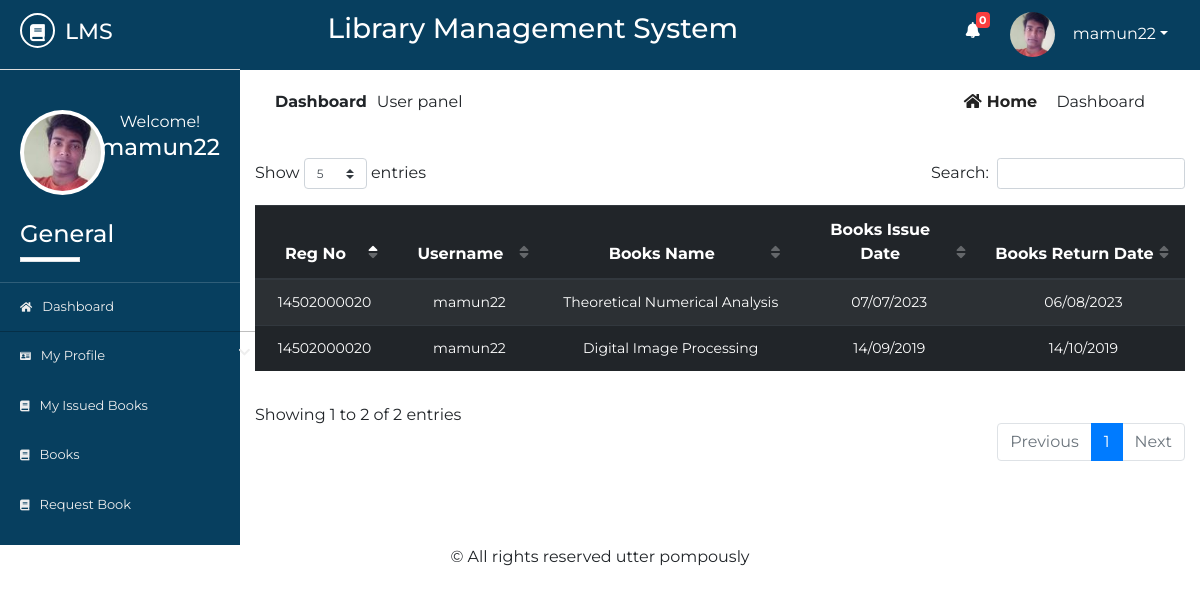
Screenshot of /Source/librarian/user/student/dashboard.php (signed in) with the database file from the repository.
### tables this page shows
CREATE TABLE IF NOT EXISTS `std_registration` (
  `id` int NOT NULL AUTO_INCREMENT,
  `name` varchar(50) NOT NULL,
  `username` varchar(50) NOT NULL,
  `password` varchar(50) NOT NULL,
  `email` varchar(50) NOT NULL,
  `phone` varchar(50) NOT NULL,
  `sem` varchar(10) NOT NULL,
  `dept` varchar(10) NOT NULL,
  `session` varchar(5) NOT NULL,
  `regno` varchar(20) NOT NULL,
  `address` varchar(100) NOT NULL,
  `utype` varchar(7) NOT NULL,
  `photo` varchar(500) NOT NULL,
  `status` varchar(7) NOT NULL,
  `vkey` varchar(250) NOT NULL,
  `verified` varchar(3) NOT NULL,
  PRIMARY KEY (`id`)
);

CREATE TABLE IF NOT EXISTS `issue_book` (
  `id` int NOT NULL AUTO_INCREMENT,
  `utype` varchar(10) NOT NULL,
  `regno` varchar(20) NOT NULL,
  `name` varchar(50) NOT NULL,
  `sem` varchar(10) NOT NULL,
  `session` varchar(10) NOT NULL,
  `dept` varchar(10) NOT NULL,
  `phone` varchar(20) NOT NULL,
  `email` varchar(20) NOT NULL,
  `booksname` varchar(50) NOT NULL,
  `booksissuedate` varchar(10) NOT NULL,
  `booksreturndate` varchar(10) NOT NULL,
  `username` varchar(20) NOT NULL,
  PRIMARY KEY (`id`)
);

### Source/librarian/user/student/dashboard.php (the view, shortened to what this page needs)
       <?php
   $page ='home';
   include 'inc/header.php';
   include 'inc/connection.php';
?>
<div class="dashboard-content">
	<div class="dashboard-header">
		<div class="container">
			<div class="row">
				<div class="col-md-6">
					<div class="left">
						<p><span>dashboard</span>User panel</p>
					</div>
				</div>
				<div class="col-md-6">
					<div class="right text-right">
						<a href="dashboard.php"><i class="fas fa-home"></i>home</a>
						<span class="disabled">Dashboard</span>
					</div>
				</div>
			</div>
		</div>
		<div class="container">
			<div class="row">
				<div class="col-md-12">
					<div class="st-issuedBook">
						<table id="dtBasicExample" class="table table-dark table-striped text-center">
							<thead>
                                   <tr>
                                       <th>Reg No</th>
                                       <th>Username</th>
                                       <th>Books Name</th>
                                       <th>Books Issue Date</th>
                                       <th>Books Return Date</th>
							   </tr>
							</thead>
							<tbody>
							<?php
								$res= mysqli_query($link, "select * from issue_book where username='".$_SESSION['student']."' ORDER BY id DESC");
								while ($row=mysqli_fetch_array($res)) {
                                       echo "<tr>";
                                       echo "<td>"; echo $row["regno"]; echo "</td>";
                                       echo "<td>"; echo $row["username"]; echo "</td>";
                                       echo "<td>"; echo $row["booksname"]; echo "</td>";
                                       echo "<td>"; echo $row["booksissuedate"]; echo "</td>";
                                       echo "<td>"; echo $row["booksreturndate"]; echo "</td>";
                                       echo "</tr>";
                                   }
							 ?>
						  </tbody>
						</table>
					</div>
				</div>
			</div>
		</div>
	</div>
</div>
<?php
	include 'inc/footer.php';
 ?>

### Source/librarian/user/student/inc/header.php (shortened to what this page needs)
<?php
include 'inc/connection.php';
    $res = mysqli_query($link,"select * from message where rusername='$_SESSION[student]' && read1='n'");
    $not= mysqli_num_rows($res);
?>
<!DOCTYPE html>
<html lang="en">
<head>
	<link rel="stylesheet" href="inc/css/bootstrap.min.css">
	<link rel="stylesheet" href="inc/css/bootstrap-select.min.css">
	<link rel="stylesheet" href="inc/css/fontawesome-all.min.css">
	<link rel="stylesheet" href="inc/css/datatables.min.css">
	<link rel="stylesheet" href="inc/css/pro1.css">
</head>
<body>
	<div class="main-content">
		<div class="wrapper">
			<div class="left-sidebar">
				<div class="p-title">
					<h3><a href=""><i class="fas fa-book"></i><span>lms</span></a></h3>
				</div>
				<div class="profile">
					<div class="profile-pic">
						<?php
                            $res = mysqli_query($link, "select * from std_registration where username='".$_SESSION['student']."'");
                            while ($row = mysqli_fetch_array($res)){
                                ?><img src="<?php echo $row["photo"]; ?> " height="" width="" alt="something wrong" class="rounded-circle"></a> <?php
                            }
                        ?>
					</div>
					<div class="profile-info text-center">
						<span>Welcome!</span>
						<h2><?php echo $_SESSION["student"]; ?></h2>
					</div>
				</div>
				<div class="sidebar-menu">
					<h3>General</h3>
					<div class="border"></div>
	                <ul>
	                    <li class="menu <?php if($page=='home'){ echo 'active';} ?>">
      						<a href="dashboard.php"><i class="fas fa-home"></i>Dashboard</a>
    					</li>
    				    <li class="menu menu-toggle1">
      						<a href="#"><i class="fas fa-id-card"></i>My profile <span class="fa fa-chevron-down"></span></a>
	   					</li>
    					<li class="menu <?php if($page=='ibook'){ echo 'active';} ?>">
      						<a href="my-issued-books.php"><i class="fas fa-book"></i>my issued books</a>
    					</li>
    					<li class="menu <?php if($page=='books'){ echo 'active';} ?>">
      						<a href="books.php"><i class="fas fa-book"></i>books</a>
    					</li>
    					<li class="menu <?php if($page=='rbook'){ echo 'active';} ?>">
      						<a href="request-book.php"><i class="fas fa-book"></i>request book</a>
    					</li>
    				</ul>
				</div>
			</div>
			<div class="content">
				<div class="inner">
					<div class="heading text-center">
						<h3>Library Management System</h3>
					</div>
					<div class="header-profile text-right">
						<ul>
							<li class="icon">
								<a href="notifications.php" ><i class="fas fa-bell"></i></a>
								<span class="count" onclick="window.location='notifications.php'"><b><?php echo $not; ?></b></span>
							</li>
							<li class="dropdown">
								 <?php
                                     $res = mysqli_query($link, "select * from std_registration where username='".$_SESSION['student']."'");
                                     while ($row = mysqli_fetch_array($res)){
                                         ?><a href="" class="dropdown-toggle" data-toggle="dropdown"><img src="<?php echo $row["photo"]; ?>" alt=""><span><?php echo $_SESSION["student"]; ?></span></a> <?php
                                     }
                                ?>
							</li>
						</ul>
					</div>
				</div>

### Source/librarian/user/student/inc/css/pro1.css (style rules this page uses)
* { margin: 0; padding: 0; }
body { font-family: 'Montserrat', sans-serif; }
.border { width: 60px; height: 5px; background: #fff; }
.main-content { width: 100%; height: auto; overflow: hidden; }
.main-content .left-sidebar { width: 20%; height: auto; background: #073f5f; float: left; }
.main-content .left-sidebar .p-title { width: 100%; padding: 13px; padding-left: 20px; background: #073f5f; border-bottom: 1px solid #ddd; }
.main-content .p-title a { text-decoration: none; color: #fff; font-size: 22px; text-transform: uppercase; }
.main-content .p-title a i { width: 35px; height: 35px; line-height: 35px; text-align: center; font-size: 17px; border-radius: 50%; border: 2px solid #fff; }
.main-content .p-title a span { margin-left: 10px; }
.main-content .left-sidebar .profile { width: 100%; padding: 20px; margin-top: 0; padding-top: 0; }
.main-content .left-sidebar .profile .profile-pic { width: 40%; float: left; }
.main-content .left-sidebar .profile img { width: 85px; height: 85px; position: inherit; padding: 4px; background: #fff; overflow: hidden; }
.main-content .left-sidebar .profile .profile-info { width: 60%; float: left; color: #fff; }
.main-content .left-sidebar .profile .profile-info h2 { font-size: 23px; }
.sidebar-menu { color: #fff; width: 100%; padding-top: 60px; padding-left: 0; }
.sidebar-menu h3 { margin-left: 20px; font-size: 24px; }
.sidebar-menu .border { margin-left: 20px; margin-bottom: 20px; }
.sidebar-menu ul li a { text-decoration: none; color: #eee; width: 270px; padding: 15px 20px; font-size: 13px; display: block; text-transform: capitalize; transition: all .5s ease; }
.sidebar-menu ul { padding-left: 0; }
.sidebar-menu ul li a i { margin-right: 10px; font-size: smaller; }
.sidebar-menu ul li a span { float: right; }
.content { width: 80%; height: auto; float: right; }
.content .inner { width: 100%; height: 70px; background: #073f5f; padding: 12px; }
.content .inner .heading { width: 60%; float: left; color: #fff; }
.content .inner .header-profile { width: calc(40%-20px); float: right; margin-right: 20px; position: relative; }
.content .inner .header-profile .icon i { margin-right: 30px; font-size: 16px; margin-top: 10px; }
.header-profile .dropdown span { color: #fff; margin-left: 10px; }
.header-profile .icon span { color: #fff; position: absolute; left: 10px; top: 0; font-size: 11px; width: 14px; height: 16px; line-height: 16px; text-align: center; border-radius: 4px; background: #FA3E3E; }
.header-profile ul li { list-style: none; float: left; }
.header-profile ul li i { color: #fff; }
.header-profile img { width: 40px; height: 40px; border-radius: 50%; margin-right: 8px; }
.dropdown a { text-decoration: none; color: #fff; }
.dropdown img { width: 45px; height: 45px; border-radius: 50%; }
.dashboard-content { padding-bottom: 30px; }
.dashboard-header .left { padding: 20px; }
.dashboard-header .left p span { text-transform: capitalize; margin-right: 10px; font-weight: bold; }
.dashboard-header .right { padding: 20px; margin-right: 20px; }
.dashboard-header .right a { text-transform: capitalize; text-decoration: none; color: #222; margin-right: 15px; font-weight: bold; }
.dashboard-header .right a i { margin-right: 5px; }
.dashboard-header .right span { text-transform: capitalize; }
.sidebar-menu li.active a { box-shadow: rgba(0, 0, 0, 0.25) 0 1px 0, inset rgba(255, 255, 255, 0.16) 0 1px 0; border-right: 5px solid #1ABB9C; }
tbody { font-size: 14px; }

### rows the page displays
std_registration: photo (picture)
issue_book: regno "14502000020", username "mamun22", booksname "Theoretical Numerical Analysis", booksissuedate "07/07/2023", booksreturndate "06/08/2023"
issue_book: regno "14502000020", username "mamun22", booksname "Digital Image Processing", booksissuedate "14/09/2019", booksreturndate "14/10/2019"

### other values shown
$_SESSION["student"] "mamun22"
$not "0"
